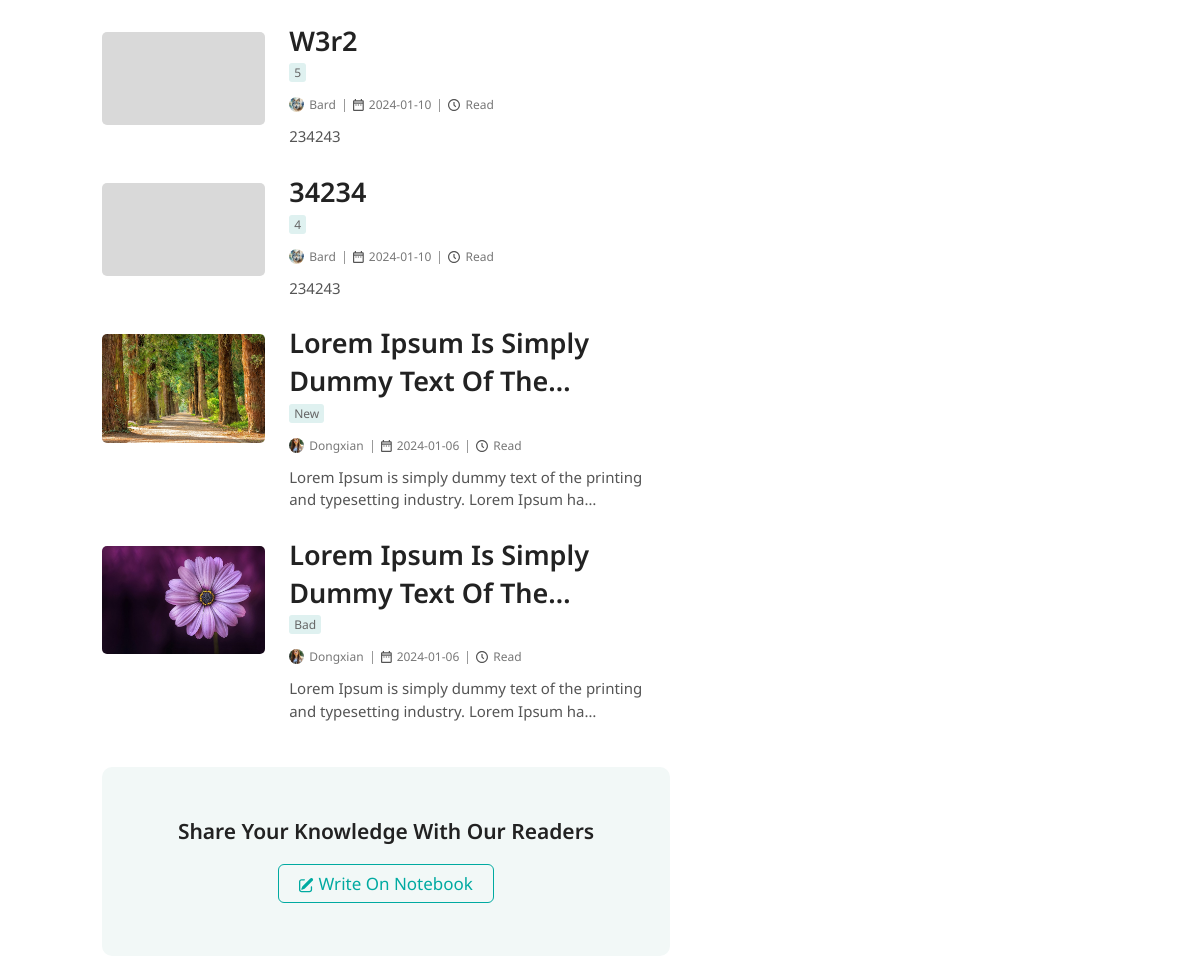
Before: / (middle part) with the older database file.
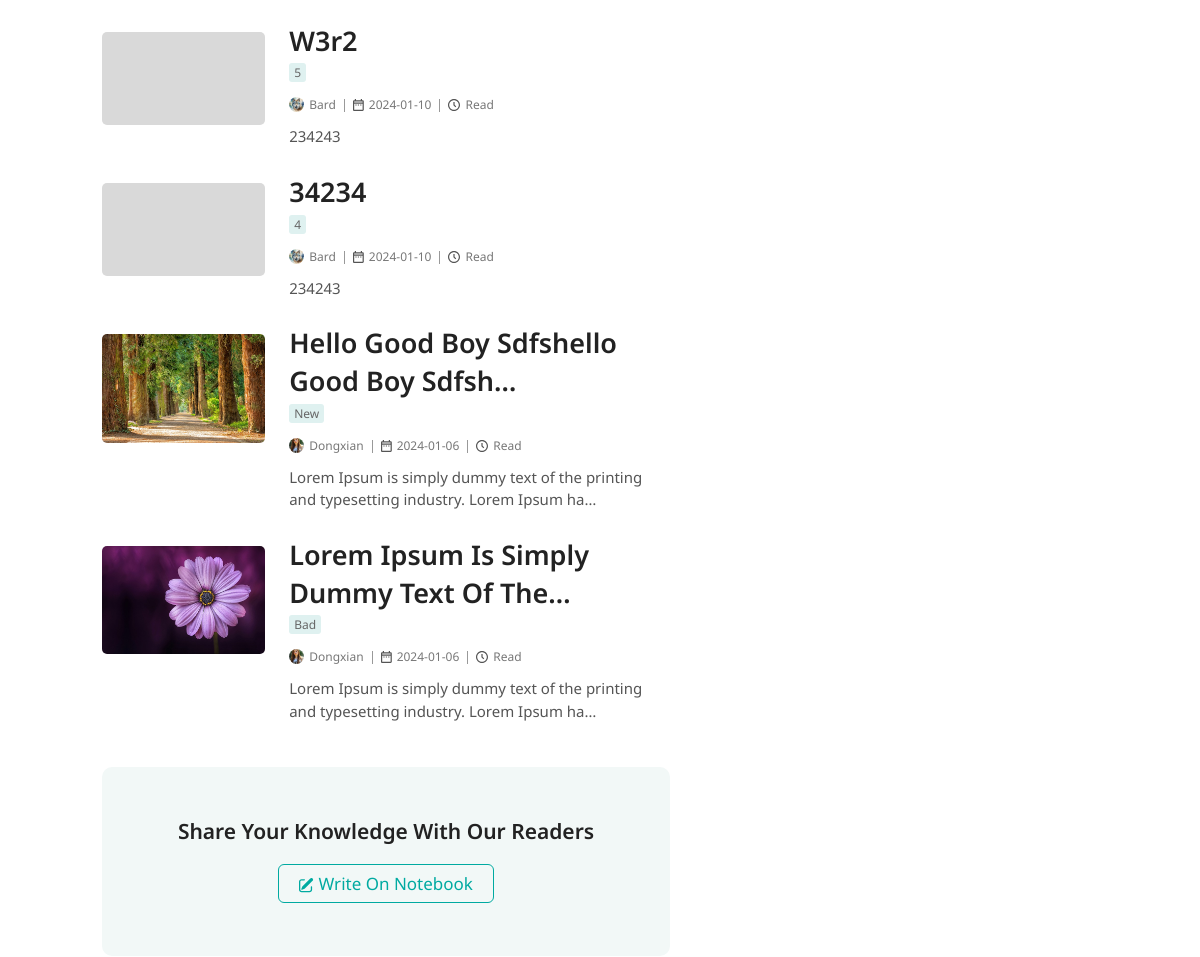
After: the same page with the newer database file.
### post/models.py (models this page shows, shortened)
class BlogPost(models.Model):
    author = models.ForeignKey(User, on_delete=models.CASCADE)
    title = models.CharField(max_length=200)
    content = models.TextField()
    category = models.ForeignKey(Category, on_delete=models.CASCADE,null=True)
    tags = models.ManyToManyField(Tag, blank=True, null=True)
    featured_image = models.ImageField(upload_to='featured_images/', default='featured_images/default_image.png', validators=[
                              FileExtensionValidator(['png', 'jpg', 'jpeg', 'gif'])], blank=True, null=True)
    created_at = models.DateTimeField(auto_now_add=True)
    updated_at = models.DateTimeField(auto_now=True)
    is_featured= models.BooleanField(default=False)
    views = models.PositiveIntegerField(default=0)
    banner_after_me=models.BooleanField(default=False)
    class Meta:
        ordering = ['-id']
    @property
    def readtime(self):
        result = of_html(self.content)
        return result.text

class Category(models.Model):
    name = models.CharField(max_length=100, unique=True)
    def __str__(self):
        return self.name
    class Meta:
        ordering = ['-id']

### profiles/models.py (models this page shows, shortened)
class Profile(models.Model):
    user = models.OneToOneField(User, on_delete=models.CASCADE)
    avatar = models.ImageField(default='avatars/avatar.png', upload_to='avatars',validators=[
                              FileExtensionValidator(['png', 'jpg', 'jpeg', 'gif'])])
    profession = models.CharField(max_length=50, null=True, blank=True)
    about_me = models.CharField(max_length=300, null=True, blank=True)
    facebook_url = models.URLField(validators=[URLValidator()], blank=True, null=True)
    twitter_url = models.URLField(validators=[URLValidator()], blank=True, null=True)
    instagram_url = models.URLField(validators=[URLValidator()], blank=True, null=True)

### post/views.py (the view)
# urls.py: path('', include('post.urls')),
def post(request):
    queryset = BlogPost.objects.all()
    items_per_page = 10
    paginator = Paginator(queryset, items_per_page)
    page = request.GET.get('page')
    try:
        objects = paginator.page(page)
    except PageNotAnInteger:
        objects = paginator.page(1)
    except EmptyPage:
        objects = paginator.page(paginator.num_pages)
    return render (request, 'post.html', {'objects':  objects,} )

### post/templates/post.html (shortened to what this page needs)
{% extends 'base.html' %}
{% load static %}
{% block style %}
<link rel="stylesheet" type='text/css' href={% static 'post.css' %}>
{% endblock style %}
{% block content %}
<div class="sec-section mt-4">
    <div class="container-fluid">
        <div class="row">
            <div style="padding-right:100px" class="col-lg-8 recent-post-first-col">
                <div class="recent-post-container">
                    {% for obj in objects %}
                    <div style="margin-bottom:35px" class="d-flex recent-post-row">
                        <div style="width:30%" class="me-4">
                            <img style="width: 100%; border-radius: 5px; object-fit: cover;"
                                src="{{obj.featured_image.url}}" alt="image">
                        </div>
                        <div style="width:70%" class="">
                            <h2 class="recent-post-title">{{ obj.title|truncatechars:40 | safe }}</h2>
                            <p style="margin-top:-17px; margin-bottom:20px" class="recent-post-category post-category">
                                <span class="post-category-span">{{obj.category}}</span>
                            </p>
                            <div class='recent-post-details d-flex'>
                                <div class='d-flex pe-2'>
                                    <img class='recent-post-author-image' alt="author-image"
                                        src="{{obj.author.profile.avatar.url}}" />
                                    <span class="post-details-text">
                                        {{ obj.author.username}}
                                </div>
                                <div class='recent-post-date-container d-flex px-2'>
                                    <span class="post-details-text">
                                        {{obj.created_at |date:"Y-m-d"}}
                                    </span>
                                </div>
                                <div class="d-flex px-2 recent-post-time-container">
                                    <span class="post-details-text"> {{obj.readtime}} Read </span>
                                </div>
                            </div>
                            <div class="recent-post-content">
                                {{ obj.content|truncatechars_html:90 | safe }}
                            </div>
                        </div>
                    </div>
                    {% if obj.banner_after_me %}
                    <div class="banner">
                        <h2 class="banner-headline">
                            Share your knowledge with our readers
                        </h2>
                        <a href="" class="banner-link">
                            Write on notebook
                        </a>
                    </div>
                    {% endif %}
                    {% endfor %}
                </div>
            </div>
            <div class="col-lg-4 recent-post-sec-col">
                {% include 'sidebar.html' %}
            </div>
        </div>
    </div>
</div>
{% endblock content %}

### templates/base.html (shortened to what this page needs)
{% load static %}
<!doctype html>
<html lang="en">
<head>
    <link href="https://cdn.jsdelivr.net/npm/bootstrap@5.3.2/dist/css/bootstrap.min.css" rel="stylesheet"
>
    <link rel="stylesheet" href="https://cdn.jsdelivr.net/npm/swiper@11/swiper-bundle.min.css" />
    <link rel="stylesheet" type='text/css' href={% static 'base.css' %}>
    {% block style %}
    {% endblock style %}
</head>
<body>
    {% include 'navbar.html' %}
    <div>
        {% block content %}
        {% endblock content %}
    </div>
    {% include 'footer.html' %}
</body>
</html>

### templates/navbar.html (shortened to what this page needs)
{% load static %}
<head>
    <link rel="stylesheet" type='text/css' href={% static 'navbar.css' %}>
</head>

### templates/sidebar.html (shortened to what this page needs)
{% load static %}
<head>
    <link rel="stylesheet" type='text/css' href={% static 'sidebar.css' %}>
</head>

### templates/footer.html (shortened to what this page needs)
{% load static %}
<head>
    <link rel="stylesheet" type='text/css' href={% static 'footer.css' %}>
</head>

### static/base.css (style rules this page uses)
body { font-family: 'Noto Sans', sans-serif; margin: 0; padding: 0; box-sizing: border-box; }

### post/static/post.css (style rules this page uses)
.post-category { color: #666; font-family: "Noto Sans"; font-size: 12px; font-style: normal; font-weight: 400; line-height: 100%; text-transform: capitalize; border-radius: 3px; margin-bottom: 7px; padding-top: 10px }
.post-category-span { background: #DFF1F0; border-radius: 3px; padding: 1px 5px }
.sec-section .container-fluid { width: 85% !important; }
.recent-post-container { display: flex; flex-direction: column; }
.recent-post-title { color: #222; font-family: "Noto Sans"; font-size: 27px; font-style: normal; font-weight: 600; line-height: 140%; text-transform: capitalize; margin-bottom: 15px; margin-top: -10px }
.recent-post-author-image { width: 15px; height: 15px; border-radius: 50%; object-fit: cover; margin-top: -2px; }
.recent-post-details .post-details-text { color: #777; font-family: "Noto Sans"; font-size: 12px; font-style: normal; font-weight: 400; line-height: 100%; text-transform: capitalize; margin-left: 5px; }
.recent-post-date-container { border-left: 1px solid #999; }
.recent-post-time-container { border-left: 1px solid #999; }
.recent-post-content { color: #555; font-family: "Noto Sans"; font-size: 15px; font-style: normal; font-weight: 400; line-height: 150%; margin-top: 13px }
.banner { border-radius: 10px; background: #F2F8F7; text-align: center; padding: 50px 0px 60px 0px; margin: 10px 0px 40px 0px }
.banner .banner-headline { color: #222; font-family: "Noto Sans"; font-size: 21px; font-style: normal; font-weight: 600; line-height: 140%; text-transform: capitalize; margin-bottom: 25px; }
.banner .banner-link { color: #00AAA1; font-family: "Noto Sans"; font-size: 17px; font-style: normal; font-weight: 400; line-height: 100%; text-transform: capitalize; text-decoration: none; padding: 7px 20px; border-radius: 6px; border: 1px solid #00AAA1; }

Changed rows visible on the page:
changed BlogPost "New": title "Lorem Ipsum Is Simply Dummy Text Of The…" → "Hello Good Boy Sdfshello Good Boy Sdfsh…"
